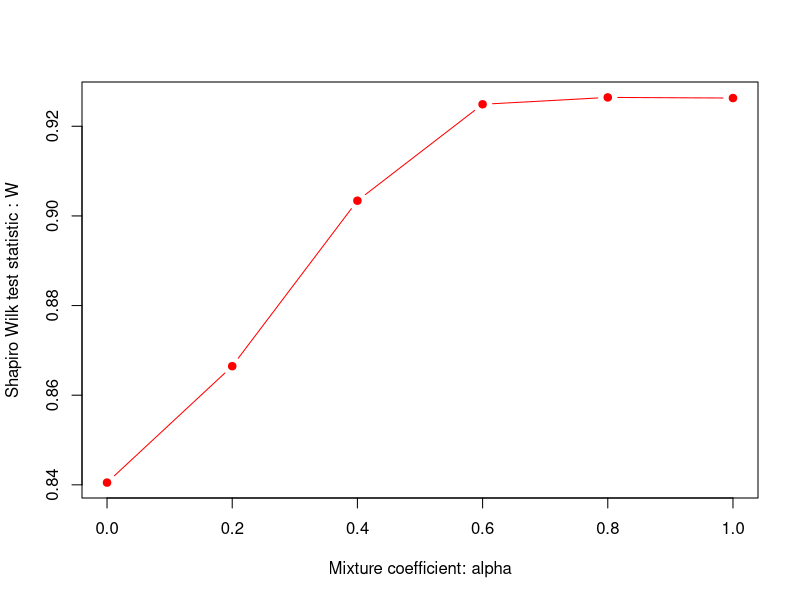

Recreate this plot in R.
## ---- chunk 1
n <- 10;
nbite <- 2000;
mix_coefs <- seq(from=0,to=1,by=0.2)
correlations2 <- matrix(0,nrow=length(mix_coefs),ncol=1);
i <- 1;
for (coef in mix_coefs){
  for (k in 1:nbite){
    x <- rnorm(n, 0, 1);
    z <- rexp(n, 1);
    y = coef*x+(1-coef)*z;
    shapi = shapiro.test(y);
    correlations2[i] <- correlations2[i] + shapi$statistic/nbite;
  }
  
  i <- i+1;
}
plot(mix_coefs, correlations2, type="b", pch=19, col="red", xlab="Mixture coefficient: alpha", ylab="Shapiro Wilk test statistic : W")
